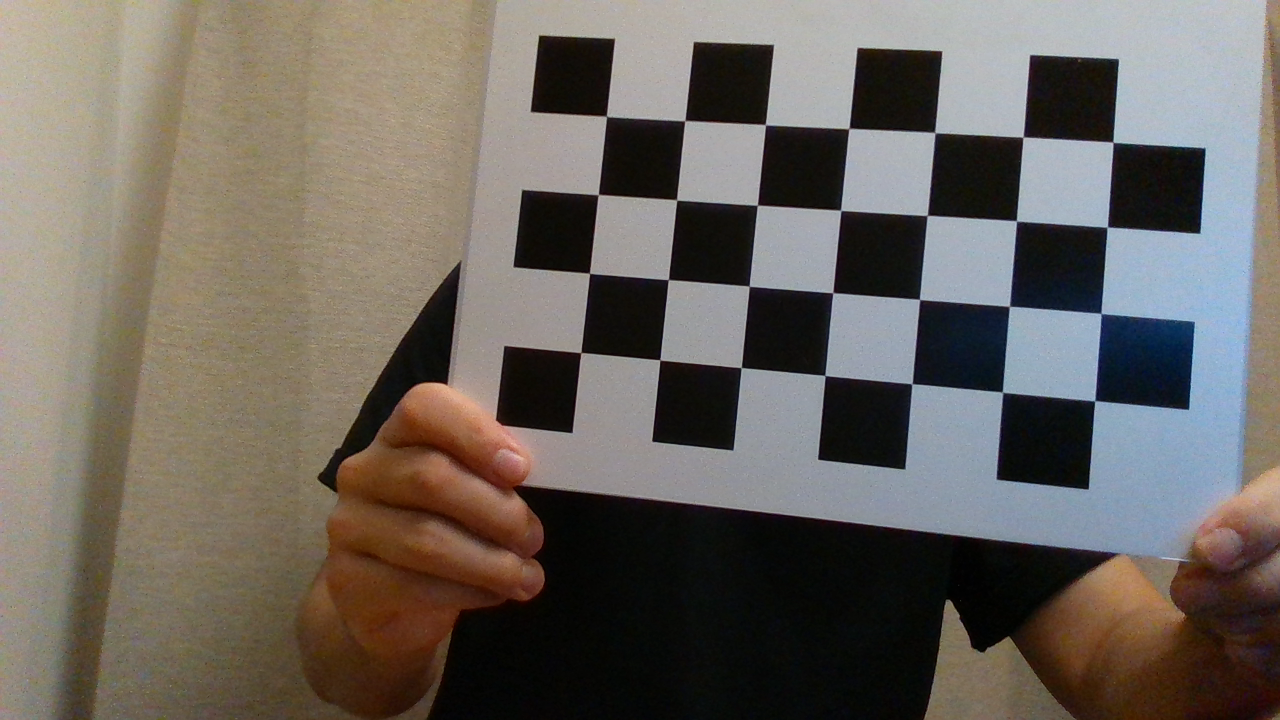
#> input picture src/mocap/temugeB_demo/frames/mono_calib/cameraA_0.png, 1280 x 720 px, found by its file name; its folder holds 4 pictures in this run
$ python calibration.py
#> lines starting #> are read from the running program, lines starting #| are printed output that depends on the picture; long printed decimals are rounded
"""
| File: calibration.py
| Info: Functions for calibrating a stereo camera setup for motion capture using Direct Linear
|   Transformation.
| Author: John Morris, jhmrrs@clemson.edu
| Organization: Product Lifecycle Management Center at Clemson University, plmcenter@clemson.edu
| Permission: Copyright (C) 2023, John Morris. All rights reserved. Should not be reproduced,
|   edited, sourced, or utilized without written permission from the author or organization
| Version History:
| - 0.0, 13 Mar 2024: initialized
"""

import numpy as np
import cv2 as cv


def calibCamIntrinsic(image_filepaths: list, num_rows: int, num_cols: int, square_size: float, show_images: bool=False) -> dict:
    """Calibrates the camera against several checkerboard images using the OpenCV library.

    This calibration focuses on intrisic calibration (not sychronization). The values
    discovered can be reused for the same camera in any position.

    Parameters
    ----------
    image_filepaths: list
        List of strings with each entry denoting a filepath for an image to use in
        calibration.
    show_images: bool, default=False
        Function will show each calibration image and provide skipping options if set to
        true.

    Returns
    -------
    dict: dictionary of values with the following keywords (with descriptions taken from the
        OpenCV documentation: https://docs.opencv.org/4.x/d9/d0c/group__calib3d.html#ga91018d80e2a93ade37539f01e6f07de5):
        - 'ret_val': The overall RMS re-projection error.
        - 'camera_matrix': Input/output 3x3 floating-point camera intrinsic matrix.
           If CALIB_USE_INTRINSIC_GUESS and/or CALIB_FIX_ASPECT_RATIO, CALIB_FIX_PRINCIPAL_POINT
           or CALIB_FIX_FOCAL_LENGTH are specified, some or all of fx, fy, cx, cy must be
           initialized before calling the function.
        - 'dist_coeffs': Input/output vector of distortion coefficients.

    Sources
    -------
    Function modified from original script by Temuge Batpurev (2023), available at
    https://github.com/TemugeB/python_stereo_camera_calibrate
    """
#> called with num_rows = 4, num_cols = 7, square_size = 2.5, show_images = False
    #read all frames
    images = [cv.imread(img_path, 1) for img_path in image_filepaths]
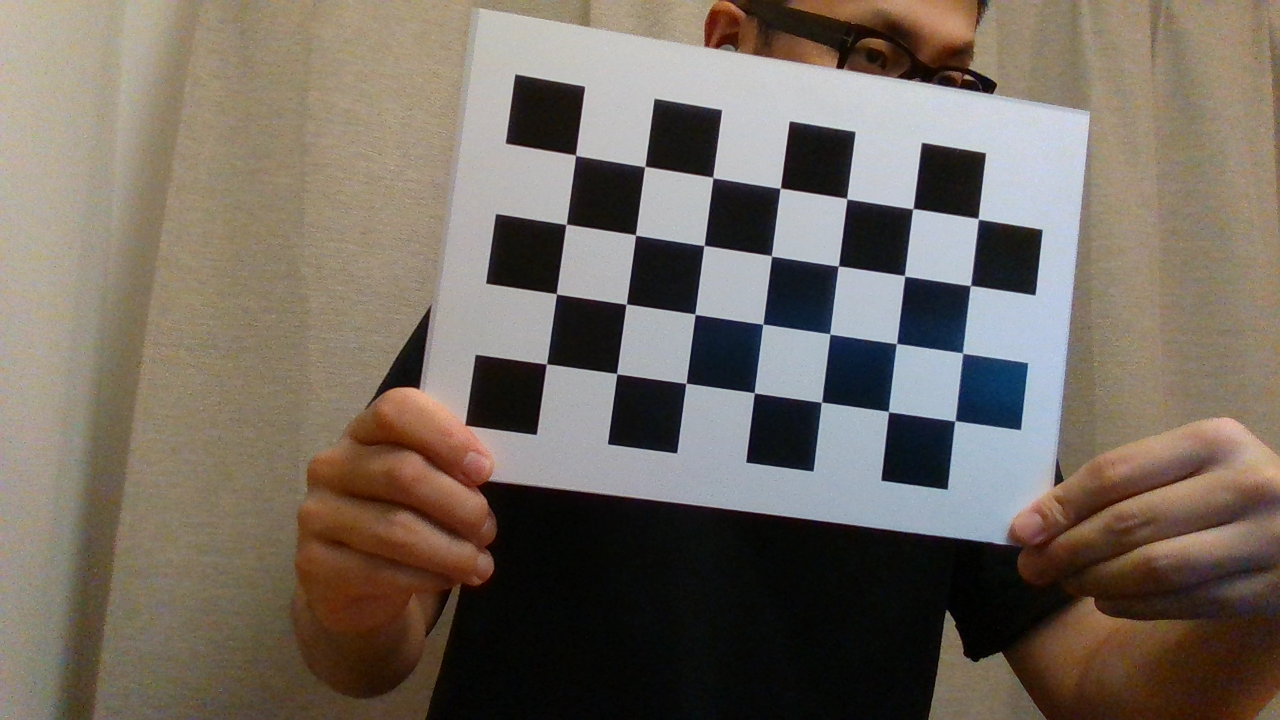
#> input picture src/mocap/temugeB_demo/frames/mono_calib/cameraA_1.png, 1280 x 720 px, found by its file name
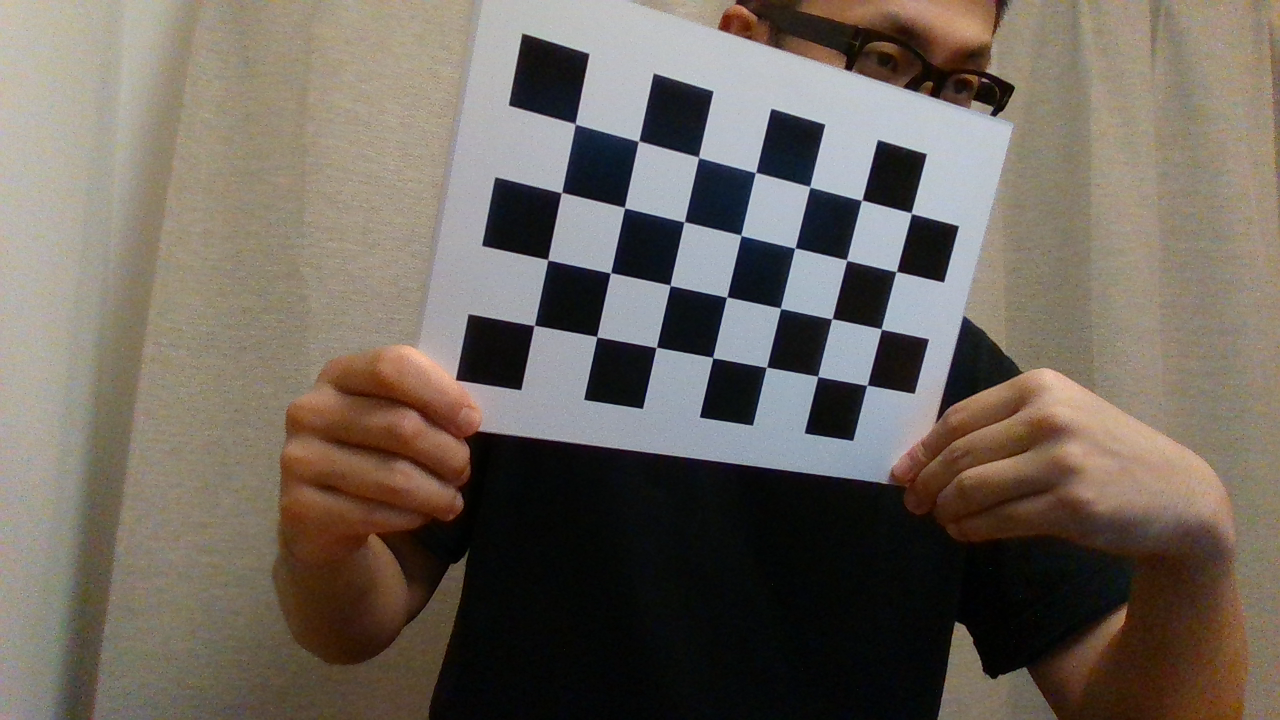
#> input picture src/mocap/temugeB_demo/frames/mono_calib/cameraA_2.png, 1280 x 720 px, found by its file name
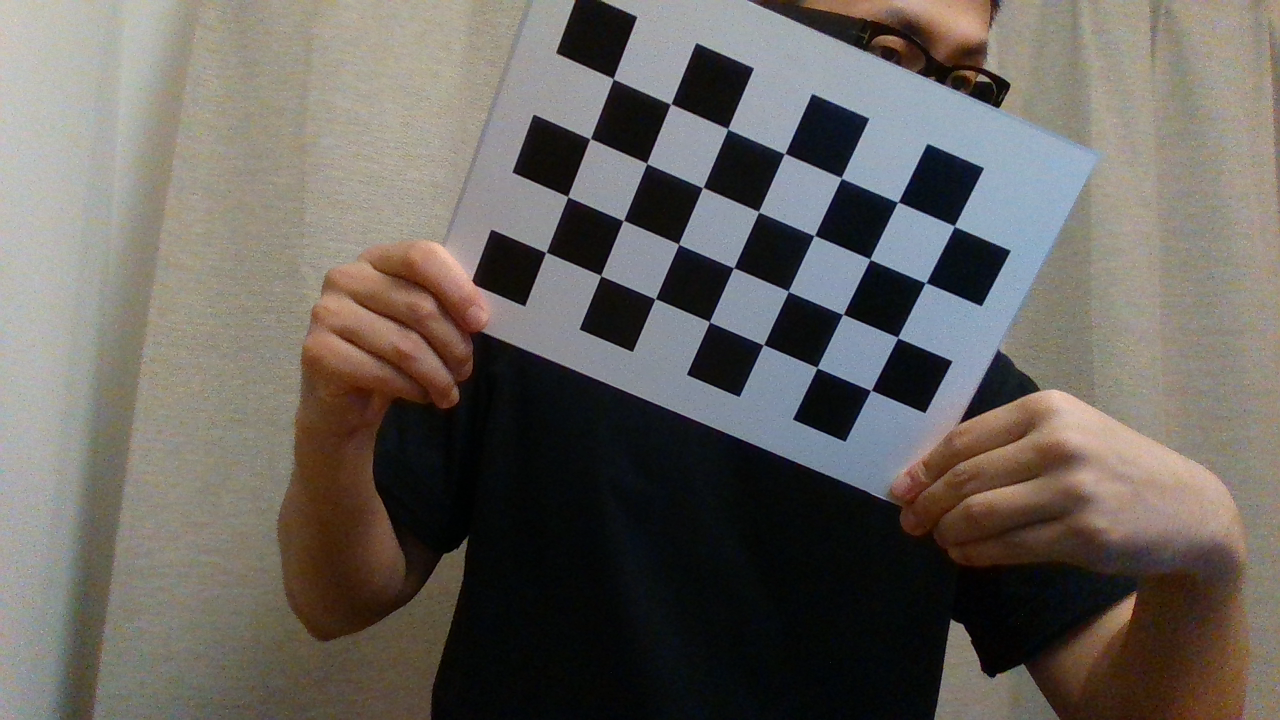
#> input picture src/mocap/temugeB_demo/frames/mono_calib/cameraA_3.png, 1280 x 720 px, found by its file name
#> images = 4 items

    #Coordinates of squares in the checkerboard world space
    object_pnt = calcCheckerboardCoordinates(num_rows, num_cols, square_size)

    height, width, depth = images[0].shape  #Frame dimensions. Frames should be the same size.
#> height = 720; width = 1280; depth = 3

    img_pnts = list() # 2d points in image plane.
    obj_pnts = list() # 3d point in real world space

    for frame in images:
        corners = findCheckerboardCorners(frame, num_rows, num_cols, show_images)
        if corners is not None:
            obj_pnts.append(object_pnt)
            img_pnts.append(corners)
#> this loop made 4 passes
#> pass 3, in findCheckerboardCorners (call 3), `gray = cv.cvtColor(frame, cv.COLOR_BGR2GRAY)`:
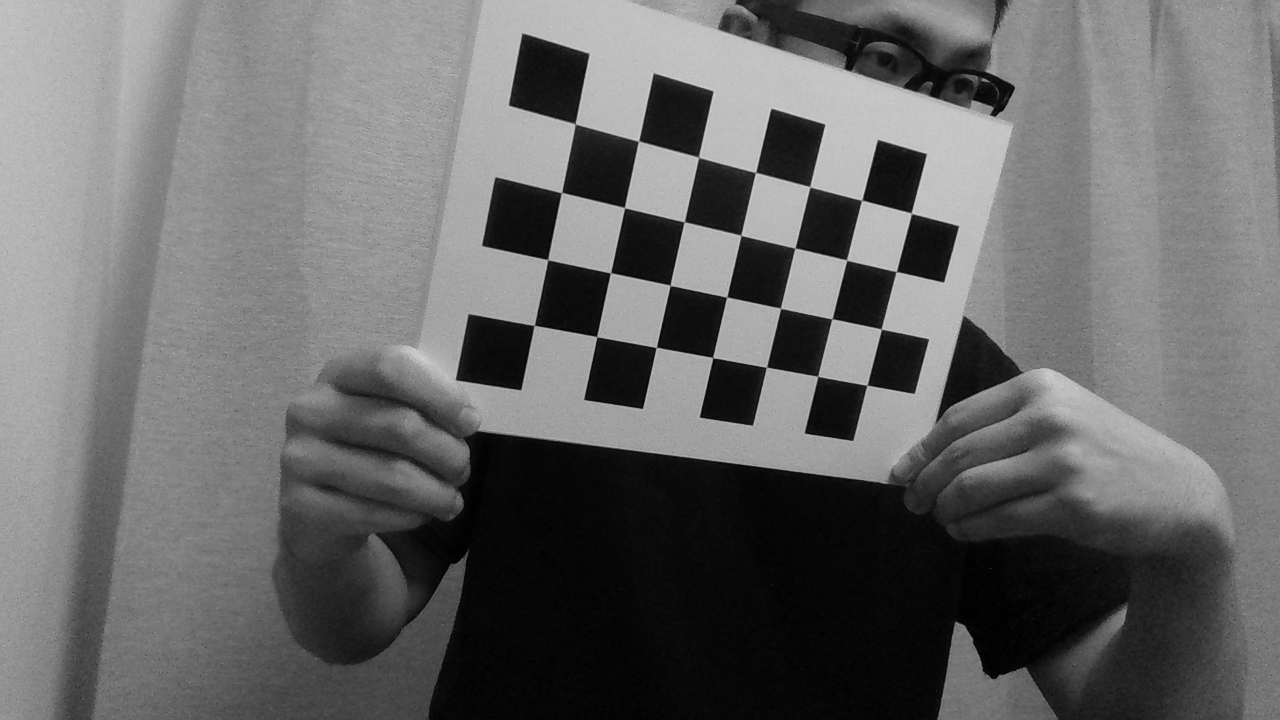
#> gray: shape (720, 1280); min 0, max 215, mean 104.2
#> after the loop, img_pnts = 4 items; obj_pnts = 4 items

    cv.destroyAllWindows()
    ret, cmtx, dist, rvecs, tvecs = cv.calibrateCamera(obj_pnts, img_pnts, (width, height), None, None)
#> ret = 0.131; cmtx = [[903.3, 0, 638.5], [0, 904.9, 359], [0, 0, 1]]; dist = [[0.0713, -0.032, -0.00215, -0.00148, -0.332]]; rvecs = ([-0.178, 0.0633, -1.47], [0.026, -0.118, -1.43], [0.389, -0.149, -1.36], [0.167, 0.187, -1.16]); tvecs = ([-1.8, -0.205, 28.21], [-3.24, 0.171, 31.84], [-3.9, -1.26, 33.93], [-3.89, -4.49, 38.15])
    return {'rmse': ret, 'camera_matrix': cmtx, 'dist_coeffs': dist}

def calcCheckerboardCoordinates(num_rows: int, num_cols: int, square_size: float):
    """Calcuates the (x, y, z) coordinates for a checkerboard calibration pattern.
    """
    coordinates = np.zeros((num_rows*num_cols,3), np.float32)
    coordinates[:,:2] = np.mgrid[0:num_rows,0:num_cols].T.reshape(-1,2)
    coordinates = square_size * coordinates
    return coordinates

def findCheckerboardCorners(frame, num_rows, num_cols, show_images: bool=False):
    """Returns the corners for a checkerboard in the frame.

    Utilizes the OpenCV library. See calibrateCameraIntrinsic for more descriptions
    """
    gray = cv.cvtColor(frame, cv.COLOR_BGR2GRAY)
    pattern_found, corners = cv.findChessboardCorners(gray, (num_rows, num_cols), None)

    if pattern_found == True:
        corners = improveCornerDetection(gray, corners)
        if show_images:
            if displayCalibImg(frame, num_rows, num_cols, corners) is None:
                return None

    return corners

def improveCornerDetection(frame, corners, win_size : tuple=(11, 11)):
    """Improves corner detection to sub-pixel accuracy.

    Parameters
    ----------
    frame : array_like
        The image with detected checkerboard pattern.
    corners : list
        List of pixal (2D) coordinates for initial corners detected.
    win_size : tuple, default=(11, 11)
        Half of the side length of the search window for the best corner, in pixels.
        Smaller is higher accuracy but can mess corners and run more slowly.

    Calls cornerSubPix from OpenCV:
    https://docs.opencv.org/4.x/dd/d1a/group__imgproc__feature.html#ga354e0d7c86d0d9da75de9b9701a9a87e
    """
    criteria = (cv.TERM_CRITERIA_EPS + cv.TERM_CRITERIA_MAX_ITER, 100, 0.001)
    corners = cv.cornerSubPix(frame, corners, win_size, (-1, -1), criteria)
    return corners

# [55 lines left out: functions displayCalibImg, stereoCalibration, not called in this run]

if __name__ == '__main__':
    # cameras = ["00", "01"]
    cameras = ["A", "B"]
    num_rows = 4
    num_cols = 7
    square_size = 2.5 #Units are cm
    cam_mtrxs, cam_dist_coeffs = list(), list()
    for camera in cameras:
        # mono_img_paths = [f"src/mocap/test-mocap/{camera}_calib_{i+1}.jpg" for i in range(9)]
        mono_img_paths = [f"src/mocap/temugeB_demo/frames/mono_calib/camera{camera}_{i}.png" for i in range(4)]
        calib_consts = calibCamIntrinsic(mono_img_paths, num_rows, num_cols, square_size, show_images=False)
#> calib_consts = {'rmse': 0.131, 'camera_matrix': [[903.3, 0, 638.5], [0, 904.9, 359], [0, 0, 1]], 'dist_coeffs': [[0.0713, -0.032, -0.00215, -0.00148, -0.332]]}
        print(f"RMSE for intrinsic calibration of camera {camera} is {calib_consts['rmse']}")
#| RMSE for intrinsic calibration of camera A is 0.1308
#> (the run stopped early here; a loop or call above may not have finished)
